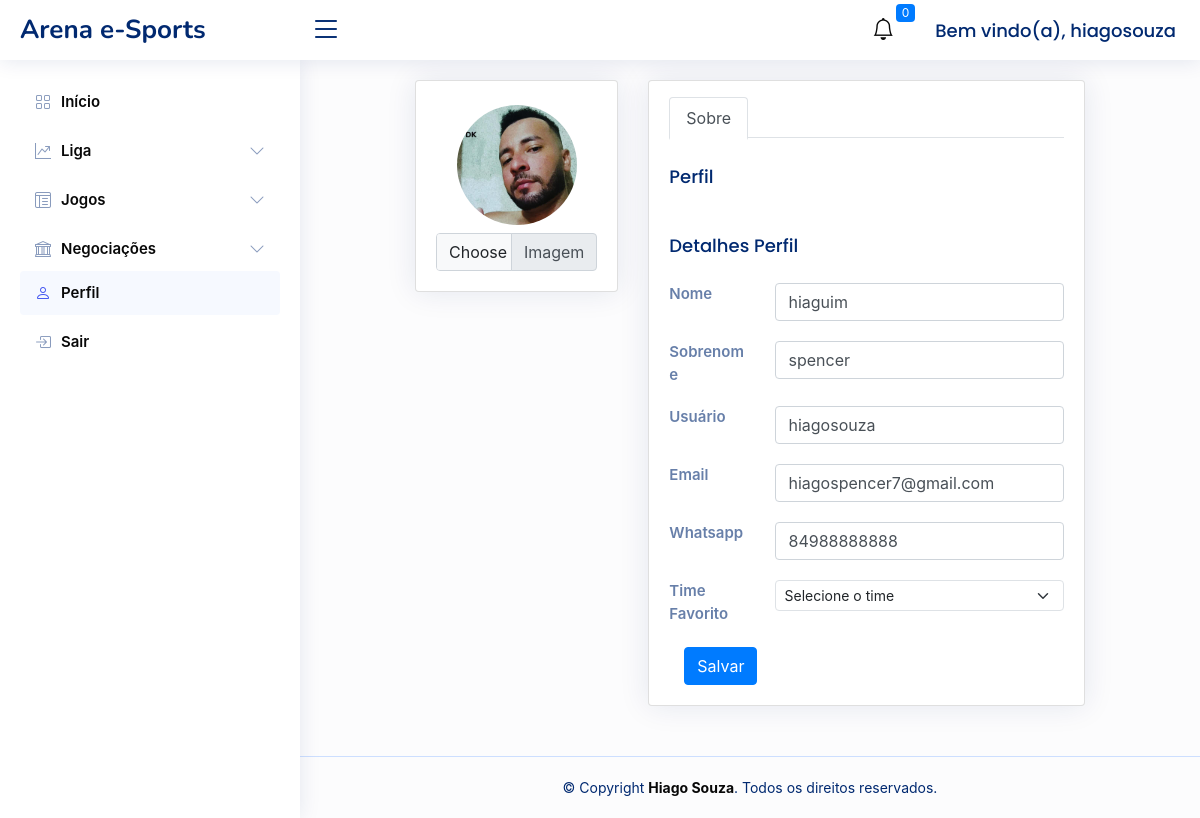
/perfil (signed in), run on an earlier commit of the app's database.
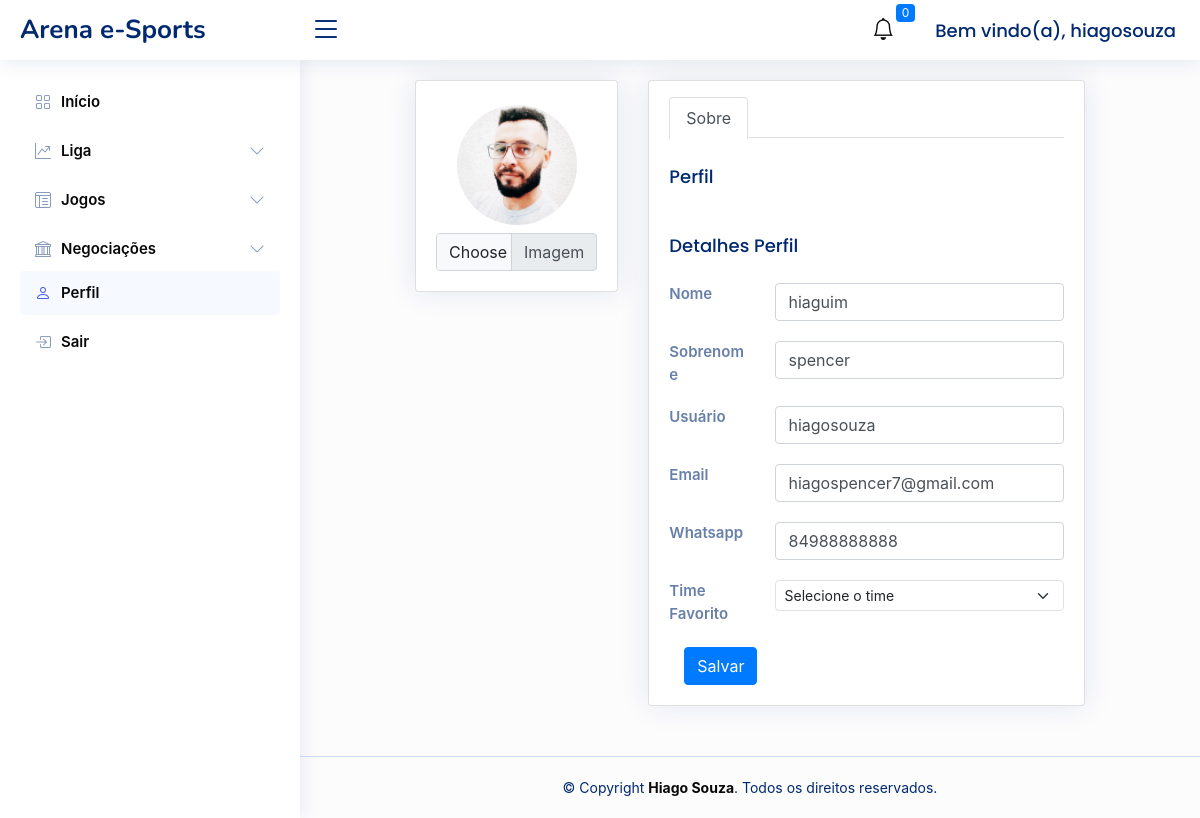
And on a later commit of the database.
### core/models.py (models this page shows, shortened)
class Usuario(models.Model):
    nome = models.CharField(max_length=200, null=True, blank=True)
    sobrenome = models.CharField(max_length=200, null=True, blank=True)
    usuario = models.OneToOneField(User, null=True, blank=True, on_delete=models.CASCADE)
    email = models.CharField(max_length=200, null=True, blank=True)
    whatsapp = models.CharField(max_length=200, null=True, blank=True)
    pagamento = models.BooleanField(default=False)
    imagem = models.ImageField(upload_to='imagens')
    time = models.CharField(max_length=200, null=True, blank=True)
    emblema_time = models.CharField(max_length=200, null=True, blank=True)

### core/views.py (the view)
# urls.py: path('perfil', perfil, name='perfil'),
@login_required(login_url="login/")
@csrf_exempt
def perfil(request):
    user = request.user
    usuario = Usuario.objects.filter(usuario=user)
    times = TimesEmblemas.objects.all()
    verificado = True
    if request.method == 'POST':
        dados = request.POST.dict()
        nome = dados.get("nome")
        sobrenome = dados.get("sobrenome")
        email = dados.get("email")
        whatsapp = dados.get("whatsapp")
        time = dados.get("time")
        try:
            img = request.FILES['img']
        except KeyError:
            for cliente in usuario:
                img = 'https://crn10.org.br/wp-content/uploads/2021/09/perfil-300x300-4.jpg'
                cliente.save()
        for cliente in usuario:
            cliente.nome = nome
            cliente.sobrenome = sobrenome
            cliente.email = email
            cliente.whatsapp = whatsapp
            cliente.imagem = img
            cliente.emblema_time = time
            cliente.save()
    else:
        for item in usuario:
            if item.email:
                verificado = True
                context = {"dados":usuario, "verificado":verificado,"times":times}
                return render(request, 'perfil.html',context)
            else:
                verificado = False
                context = {"dados":usuario, "verificado":verificado,"times":times}
                return render(request, 'perfil.html',context)
    context = {"dados":usuario, "verificado":verificado}
    return render(request, 'perfil.html',context)

### core/templates/perfil.html (shortened to what this page needs)
{% extends 'auxiliar/base.html'%} {% load static %}  {% block body %}
<main id="main" class="main">
  <section class="section profile col-xl-10">
    <div class="row">
      <div class="col-xl-4">
        {% for usuario in dados %}
        <div class="card">
          <form method="POST" action="{% url 'perfil' %}" enctype='multipart/form-data'>
           {% if not verificado %}
          <div
            class="card-body profile-card pt-4 d-flex flex-column align-items-center">
            <img
              src="{% static 'img/perfil-null.png' %}"
              alt="{{ usuario.nome}}"
              class="rounded-circle" />
              <div class="input-group mt-2">
                <input type="file" class="form-control" name="img" id="inputGroupFile02">
                <label class="input-group-text" for="inputGroupFile02">Imagem</label>
              </div>
          </div>
          {% else %}
            <div class="card-body profile-card pt-4 d-flex flex-column align-items-center">
              <img src="{{ usuario.imagem.url}}" alt="{{ usuario.nome}}" class="rounded-circle" />
              <div class="input-group mt-2">
                <input type="file" class="form-control" name="img" id="inputGroupFile02">
                <label class="input-group-text" for="inputGroupFile02">Imagem</label>
              </div>
            </div>
          {% endif %}
        </div>
      </div>
      <div class="col-xl-8">
        <div class="card">
          <div class="card-body pt-3">
            <ul class="nav nav-tabs nav-tabs-bordered">
              <li class="nav-item">
                <button
                  class="nav-link active"
                  data-bs-toggle="tab"
                  data-bs-target="#profile-overview">
                  Sobre
                </button>
              </li>
            </ul>
            <div class="tab-content pt-2">
              <div
                class="tab-pane fade show active profile-overview"
                id="profile-overview">
                <h5 class="card-title">Perfil</h5>
                <h5 class="card-title">Detalhes Perfil</h5>
                  <div class="row">
                    <div class="col-lg-3 col-md-4 label">Nome</div>
                    <div class="col-lg-9 col-md-8">
                      <input
                        class="form-control"
                        type="text"
                        name="nome"
                        id="nome"
                        value="{{ usuario.nome }}" />
                    </div>
                  </div>
                  <div class="row">
                    <div class="col-lg-3 col-md-4 label">Sobrenome</div>
                    <div class="col-lg-9 col-md-8">
                      <input
                        class="form-control"
                        type="text"
                        name="sobrenome"
                        id="nome"
                        value="{{ usuario.sobrenome }}" />
                    </div>
                  </div>
                  <div class="row">
                    <div class="col-lg-3 col-md-4 label">Usuário</div>
                    <div class="col-lg-9 col-md-8">
                      <div
                        class="form-control"
                        type="text"
                        name="usuario"
                        id="nome"
                        style="cursor: not-allowed;">{{ usuario.usuario }}</div>
                    </div>
                  </div>
                  <div class="row">
                    <div class="col-lg-3 col-md-4 label">Email</div>
                    <div class="col-lg-9 col-md-8">
                      <input
                        class="form-control"
                        type="text"
                        name="email"
                        id="nome"
                        value="{{ usuario.email }}" />
                    </div>
                  </div>
                  <div class="row">
                    <div class="col-lg-3 col-md-4 label">Whatsapp</div>
                    <div class="col-lg-9 col-md-8">
                      <input
                        class="form-control"
                        type="text"
                        name="whatsapp"
                        id="nome"
                        value="{{ usuario.whatsapp }}" />
                    </div>
                  </div>
                  <div class="row">
                    <div class="col-lg-3 col-md-4 label">Time Favorito</div>
                    <div class="col-lg-9 col-md-8">
                      <select class="form-select form-select-sm mb-3" aria-label=".form-select-sm example" name="time">
                        <option selected>Selecione o time</option>
                      </select>
                    </div>
                  </div>
                  <div class="col-12">
                    <button class="btn btn-primary" type="submit">
                      Salvar
                    </button>
                  </div>
              </div>
              {% endfor %}
            </div>
          </div>
        </div>
      </div>
    </div>
  </section>
</main>
{% endblock %}

### core/templates/auxiliar/base.html (shortened to what this page needs)
{% load static %}
<!DOCTYPE html>
<html lang="pt-br">
  <head>
    <link
      href="{% static 'assets/vendor/bootstrap/css/bootstrap.min.css' %}"
      rel="stylesheet" />
    <link
      href="{% static 'assets/vendor/bootstrap-icons/bootstrap-icons.css' %}"
      rel="stylesheet" />
    <link
      href="{% static 'assets/vendor/boxicons/css/boxicons.min.css' %}"
      rel="stylesheet" />
    <link
      href="{% static 'assets/vendor/quill/quill.snow.css' %}"
      rel="stylesheet" />
    <link
      href="{% static 'assets/vendor/quill/quill.bubble.css' %}"
      rel="stylesheet" />
    <link
      href="{% static 'assets/vendor/remixicon/remixicon.css' %}"
      rel="stylesheet" />
    <link
      href="{% static 'assets/vendor/simple-datatables/style.css' %}"
      rel="stylesheet" />
    <link href="{% static 'assets/css/style.css' %}" rel="stylesheet" />
    <link rel="stylesheet" href="{% static 'css/styles.css' %}" />
    <link rel="stylesheet" href="{% static 'css/jogos.css' %}" />
    <link href="https://stackpath.bootstrapcdn.com/bootstrap/4.5.2/css/bootstrap.min.css" rel="stylesheet">
  </head>
  <body class="bg-light-subtle" style="color: #FFF;">
    {% include 'auxiliar/header.html' %}
     {% include 'auxiliar/asideBar.html' %}
    {% block body %}
    {% endblock %}
    {% include 'auxiliar/footer.html' %}
  </body>
</html>

### core/templates/auxiliar/header.html
{% load static %}
  <header id="header" class="header fixed-top d-flex align-items-center">
    <div class="d-flex align-items-center justify-content-between">
      <a href="{% url 'homepage'%}" class="logo d-flex align-items-center">
        <span class="d-none d-lg-block">Arena e-Sports <span>
      </a>
      <i class="bi bi-list toggle-sidebar-btn"></i>
    </div>
    <nav class="header-nav ms-auto">
      {% include 'auxiliar/icon_notificacao.html' %}
        <li class="nav-item dropdown pe-4 d-none d-md-block" id="mensagem-usuario">
            {% if user.is_authenticated %}
            <span class="card-title">Bem vindo(a), {{user.get_username}}</span>
          {% else %}
            <a href="{% url 'login' %}" class="btn btn-primary" role="button" style="color: #FFF;">Login</a>
          {% endif %}
        </li>
      </ul>
    </nav>
  </header>

### core/templates/auxiliar/icon_notificacao.html (shortened to what this page needs)
<ul class="d-flex align-items-center" id="notificacao-container" hx-get="{% url 'load_notificacao' %}" hx-trigger="every 6s" hx-swap="innerHTML">
        <li class="nav-item dropdown">
          <a class="nav-link nav-icon" href="#" data-bs-toggle="dropdown">
            <i class="bi bi-bell"></i>
            <span class="badge bg-primary badge-number">{{total_notificacoes}}</span>
          </a>

### core/templates/auxiliar/asideBar.html (shortened to what this page needs)
<aside id="sidebar" class="sidebar">
  <ul class="sidebar-nav" id="sidebar-nav">
    {% if request.resolver_match.url_name in "/homepage" %}
    <li class="nav-item">
      <a class="nav-link" href="{% url 'homepage'%}">
        <i class="bi bi-grid"></i>
        <span>Início</span>
      </a>
    </li>
    {% else %}
    <li class="nav-item">
      <a class="nav-link collapsed" href="{% url 'homepage'%}">
        <i class="bi bi-grid"></i>
        <span>Início</span>
      </a>
    </li>
    {% endif %}
    {% if request.resolver_match.url_name in "/classificacao_liga" or request.resolver_match.url_name in "gols_assistencia" %}
    <li class="nav-item">
      <a class="nav-link" data-bs-target="#forms-nav" data-bs-toggle="collapse" href="#">
        <i class="bi bi-graph-up-arrow"></i></i><span>Liga</span><i class="bi bi-chevron-down ms-auto"></i>
      </a>
      <ul id="forms-nav" class="nav-content collapse" data-bs-parent="#sidebar-nav">
        <li>
          <a href="{% url 'classificacao'%}">
            <i class="bi bi-circle"></i><span>Classificação</span>
          </a>
        </li>
        <li>
          <a href="{% url 'gols_assistencia'%}">
            <i class="bi bi-circle"></i><span>Artilharia/Assistência</span>
          </a>
        </li>
      </ul>
    </li>
    {% else %}
    <li class="nav-item">
      <a class="nav-link collapsed" data-bs-target="#forms-nav" data-bs-toggle="collapse" href="#">
        <i class="bi bi-graph-up-arrow"></i></i><span>Liga</span><i class="bi bi-chevron-down ms-auto"></i>
      </a>
    </li>
    {% endif %}
    {% if request.resolver_match.url_name in "salvar_jogos" %}
    <li class="nav-item">
      <a class="nav-link " data-bs-target="#tables-nav" data-bs-toggle="collapse" href="#">
        <i class="bi bi-layout-text-window-reverse"></i><span>Jogos</span><i class="bi bi-chevron-down ms-auto"></i>
      </a>
      <ul id="tables-nav" class="nav-content collapse " data-bs-parent="#sidebar-nav">
        <li>
          <a href="{% url 'salvar_jogos'%}">
            <i class="bi bi-circle"></i><span>Salvar jogo</span>
          </a>
        </li>
        {% if user.is_superuser %}
        <li>
          <a href="{% url 'gerar_jogos'%}">
            <i class="bi bi-circle"></i><span>Gerar jogos</span>
          </a>
        </li>
        <li>
          <a href="{% url 'criar_jogadores'%}">
            <i class="bi bi-circle"></i><span>Criar jogadores</span>
          </a>
        </li>
        <li>
          <a href="{% url 'criar_emblemas_times'%}">
            <i class="bi bi-circle"></i><span>Criar os emblemas</span>
          </a>
        </li>
        <li>
          <a href="{% url 'zerar_pontos_classificacao'%}">
            <i class="bi bi-circle"></i><span>Resetar Classificação</span>
          </a>
        </li>
        {% endif %}
      </ul>
    </li>
    {% else %}
    <li class="nav-item">
      <a class="nav-link collapsed" data-bs-target="#tables-nav" data-bs-toggle="collapse" href="#">
        <i class="bi bi-layout-text-window-reverse"></i><span>Jogos</span><i class="bi bi-chevron-down ms-auto"></i>
      </a>
    </li>
    {% endif %}
    {% if request.resolver_match.url_name in "leiloes" or request.resolver_match.url_name in "contratar_jogador" or request.resolver_match.url_name in "trade_list" or request.resolver_match.url_name in "meu_time" %}
    <li class="nav-item">
      <a class="nav-link" data-bs-target="#components-nav" data-bs-toggle="collapse" href="#">
        <i class="bi bi-bank"></i><span>Negociações</span><i class="bi bi-chevron-down ms-auto"></i>
      </a>
      <ul id="components-nav" class="nav-content collapse " data-bs-parent="#sidebar-nav">
        <li>
          <a href="{% url 'leiloes'%}">
            <i class="bi bi-circle"></i><span>Leilões</span>
          </a>
        </li>
        <li>
          <a href="{% url 'contratar_jogador'%}">
            <i class="bi bi-circle"></i><span>Contratar Jogador</span>
          </a>
        </li>
        <li>
          <a href="{% url 'trade_list'%}">
            <i class="bi bi-circle"></i><span>Lista de transferência</span>
          </a>
        </li>
        <li>
          <a href="{% url 'meu_time'%}">
            <i class="bi bi-circle"></i><span>Meu Time</span>
          </a>
        </li>
      </ul>
    </li>
    {% else %}
    <a class="nav-link collapsed" data-bs-target="#components-nav" data-bs-toggle="collapse" href="#">
      <i class="bi bi-bank"></i><span>Negociações</span><i class="bi bi-chevron-down ms-auto"></i>
    </a>
    {% endif %}
    {% if request.resolver_match.url_name in "perfil" %}
    <li class="nav-item">
      <a class="nav-link" href="{% url 'perfil'%}">
        <i class="bi bi-person"></i>
        <span>Perfil</span>
      </a>
    </li>
    {% endif %}
    {% if user.is_authenticated %}
    <li class="nav-item">
      <a class="nav-link collapsed" href="{% url 'logout'%}">
        <i class="bi bi-box-arrow-in-right"></i>
        <span>Sair</span>
      </a>
    </li>
    {% endif %}
  </ul>
</aside>

### core/templates/auxiliar/footer.html
 <footer id="footer" class="footer">
    <div class="copyright">
      &copy; Copyright <strong><span><a href="https://hiagospencer.github.io/portfolio/" target="_blank" rel="noopener noreferrer">Hiago Souza</a></span></strong>. Todos os direitos reservados.
    </div>
  </footer>

What changed in the data, as far as the page shows it:
changed Usuario "hiaguim": imagem: a different picture
